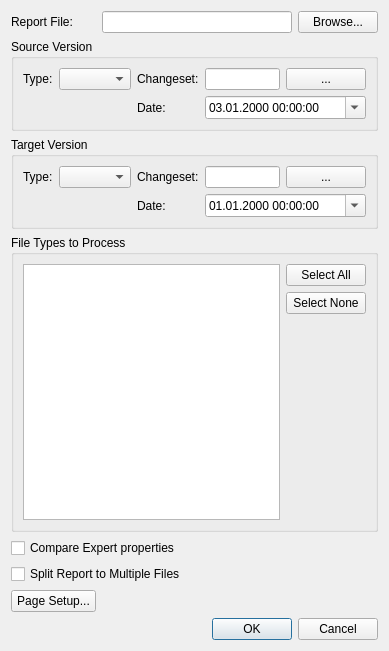
<?xml version="1.0" encoding="UTF-8"?>
<ui version="4.0">
 <class>DialogProjectDiff</class>
 <widget class="QDialog" name="DialogProjectDiff">
  <property name="geometry">
   <rect>
    <x>0</x>
    <y>0</y>
    <width>389</width>
    <height>651</height>
   </rect>
  </property>
  <property name="windowTitle">
   <string>Project Differences Report</string>
  </property>
  <layout class="QGridLayout" name="gridLayout_4">
   <item row="6" column="0" colspan="2">
    <widget class="QCheckBox" name="multipleFilesCheck">
     <property name="text">
      <string>Split Report to Multiple Files</string>
     </property>
    </widget>
   </item>
   <item row="1" column="0" colspan="4">
    <widget class="QGroupBox" name="sourceGroupBox">
     <property name="title">
      <string>Source Version</string>
     </property>
     <layout class="QGridLayout" name="gridLayout_2" columnstretch="0,1,0,2,0">
      <property name="sizeConstraint">
       <enum>QLayout::SetDefaultConstraint</enum>
      </property>
      <item row="0" column="4">
       <widget class="QPushButton" name="sourceChangesetButton">
        <property name="text">
         <string>...</string>
        </property>
       </widget>
      </item>
      <item row="0" column="3">
       <widget class="QLineEdit" name="sourceChangesetLineEdit"/>
      </item>
      <item row="0" column="0">
       <widget class="QLabel" name="sourceTypeLabel">
        <property name="text">
         <string>Type:</string>
        </property>
       </widget>
      </item>
      <item row="0" column="1">
       <widget class="QComboBox" name="sourceTypeComboBox"/>
      </item>
      <item row="0" column="2">
       <widget class="QLabel" name="sourceChangesetLabel">
        <property name="text">
         <string>Changeset:</string>
        </property>
       </widget>
      </item>
      <item row="1" column="2">
       <widget class="QLabel" name="sourceDateLabel">
        <property name="text">
         <string>Date:</string>
        </property>
       </widget>
      </item>
      <item row="1" column="3" colspan="2">
       <widget class="QDateEdit" name="sourceDateEdit">
        <property name="dateTime">
         <datetime>
          <hour>0</hour>
          <minute>0</minute>
          <second>0</second>
          <year>2000</year>
          <month>1</month>
          <day>3</day>
         </datetime>
        </property>
        <property name="currentSection">
         <enum>QDateTimeEdit::DaySection</enum>
        </property>
        <property name="displayFormat">
         <string notr="true">dd.MM.yyyy hh:mm:ss</string>
        </property>
        <property name="calendarPopup">
         <bool>true</bool>
        </property>
       </widget>
      </item>
     </layout>
    </widget>
   </item>
   <item row="0" column="1" colspan="2">
    <widget class="QLineEdit" name="reportFileEdit"/>
   </item>
   <item row="5" column="2">
    <spacer name="horizontalSpacer">
     <property name="orientation">
      <enum>Qt::Horizontal</enum>
     </property>
     <property name="sizeHint" stdset="0">
      <size>
       <width>134</width>
       <height>20</height>
      </size>
     </property>
    </spacer>
   </item>
   <item row="2" column="0" colspan="4">
    <widget class="QGroupBox" name="targetGroupBox">
     <property name="title">
      <string>Target Version</string>
     </property>
     <layout class="QGridLayout" name="gridLayout_3" columnstretch="0,1,0,2,0">
      <item row="0" column="2">
       <widget class="QLabel" name="targetChangesetLabel">
        <property name="text">
         <string>Changeset:</string>
        </property>
       </widget>
      </item>
      <item row="0" column="0">
       <widget class="QLabel" name="targetTypeLabel">
        <property name="text">
         <string>Type:</string>
        </property>
       </widget>
      </item>
      <item row="0" column="1">
       <widget class="QComboBox" name="targetTypeComboBox"/>
      </item>
      <item row="0" column="4">
       <widget class="QPushButton" name="targetChangesetButton">
        <property name="text">
         <string>...</string>
        </property>
       </widget>
      </item>
      <item row="2" column="2">
       <widget class="QLabel" name="targetDateLabel">
        <property name="text">
         <string>Date:</string>
        </property>
       </widget>
      </item>
      <item row="2" column="3" colspan="2">
       <widget class="QDateEdit" name="targetDateEdit">
        <property name="displayFormat">
         <string notr="true">dd.MM.yyyy hh:mm:ss</string>
        </property>
        <property name="calendarPopup">
         <bool>true</bool>
        </property>
       </widget>
      </item>
      <item row="0" column="3">
       <widget class="QLineEdit" name="targetChangesetLineEdit"/>
      </item>
     </layout>
    </widget>
   </item>
   <item row="3" column="0" colspan="4">
    <widget class="QGroupBox" name="groupBox">
     <property name="title">
      <string>File Types to Process</string>
     </property>
     <layout class="QGridLayout" name="gridLayout">
      <item row="0" column="0" rowspan="3">
       <widget class="QListWidget" name="categoriesList">
        <property name="modelColumn">
         <number>0</number>
        </property>
       </widget>
      </item>
      <item row="0" column="1">
       <widget class="QPushButton" name="buttonSelectAll">
        <property name="text">
         <string>Select All</string>
        </property>
       </widget>
      </item>
      <item row="1" column="1">
       <widget class="QPushButton" name="buttonSelectNone">
        <property name="text">
         <string>Select None</string>
        </property>
       </widget>
      </item>
      <item row="2" column="1">
       <spacer name="verticalSpacer">
        <property name="orientation">
         <enum>Qt::Vertical</enum>
        </property>
        <property name="sizeHint" stdset="0">
         <size>
          <width>20</width>
          <height>227</height>
         </size>
        </property>
       </spacer>
      </item>
     </layout>
    </widget>
   </item>
   <item row="5" column="0" colspan="2">
    <widget class="QCheckBox" name="expertPropertiesCheck">
     <property name="text">
      <string>Compare Expert properties</string>
     </property>
    </widget>
   </item>
   <item row="0" column="0">
    <widget class="QLabel" name="label_2">
     <property name="text">
      <string>Report File:</string>
     </property>
    </widget>
   </item>
   <item row="0" column="3">
    <widget class="QPushButton" name="fileBrowseButton">
     <property name="text">
      <string>Browse...</string>
     </property>
    </widget>
   </item>
   <item row="8" column="2" colspan="2">
    <widget class="QDialogButtonBox" name="buttonBox">
     <property name="orientation">
      <enum>Qt::Horizontal</enum>
     </property>
     <property name="standardButtons">
      <set>QDialogButtonBox::Cancel|QDialogButtonBox::Ok</set>
     </property>
    </widget>
   </item>
   <item row="7" column="0">
    <widget class="QPushButton" name="pageSetupButton">
     <property name="text">
      <string>Page Setup...</string>
     </property>
    </widget>
   </item>
  </layout>
 </widget>
 <tabstops>
  <tabstop>reportFileEdit</tabstop>
  <tabstop>fileBrowseButton</tabstop>
  <tabstop>sourceTypeComboBox</tabstop>
  <tabstop>sourceChangesetLineEdit</tabstop>
  <tabstop>sourceChangesetButton</tabstop>
  <tabstop>sourceDateEdit</tabstop>
  <tabstop>targetTypeComboBox</tabstop>
  <tabstop>targetChangesetLineEdit</tabstop>
  <tabstop>targetChangesetButton</tabstop>
  <tabstop>targetDateEdit</tabstop>
  <tabstop>categoriesList</tabstop>
  <tabstop>buttonSelectAll</tabstop>
  <tabstop>buttonSelectNone</tabstop>
  <tabstop>expertPropertiesCheck</tabstop>
  <tabstop>multipleFilesCheck</tabstop>
  <tabstop>pageSetupButton</tabstop>
 </tabstops>
 <resources/>
 <connections>
  <connection>
   <sender>buttonBox</sender>
   <signal>accepted()</signal>
   <receiver>DialogProjectDiff</receiver>
   <slot>accept()</slot>
   <hints>
    <hint type="sourcelabel">
     <x>379</x>
     <y>641</y>
    </hint>
    <hint type="destinationlabel">
     <x>157</x>
     <y>274</y>
    </hint>
   </hints>
  </connection>
  <connection>
   <sender>buttonBox</sender>
   <signal>rejected()</signal>
   <receiver>DialogProjectDiff</receiver>
   <slot>reject()</slot>
   <hints>
    <hint type="sourcelabel">
     <x>379</x>
     <y>641</y>
    </hint>
    <hint type="destinationlabel">
     <x>286</x>
     <y>274</y>
    </hint>
   </hints>
  </connection>
 </connections>
</ui>
